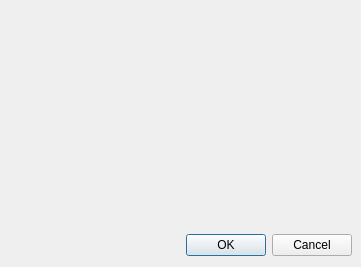
<?xml version="1.0" encoding="UTF-8"?>
<ui version="4.0">
 <class>ScalarBarDialog</class>
 <widget class="QDialog" name="ScalarBarDialog">
  <property name="geometry">
   <rect>
    <x>0</x>
    <y>0</y>
    <width>361</width>
    <height>267</height>
   </rect>
  </property>
  <property name="windowTitle">
   <string>Color Legend Setting</string>
  </property>
  <layout class="QVBoxLayout" name="verticalLayout" stretch="1,0">
   <property name="leftMargin">
    <number>0</number>
   </property>
   <property name="topMargin">
    <number>0</number>
   </property>
   <property name="rightMargin">
    <number>0</number>
   </property>
   <item>
    <widget class="ScalarBarWidget" name="widget" native="true"/>
   </item>
   <item>
    <layout class="QHBoxLayout" name="horizontalLayout">
     <property name="leftMargin">
      <number>9</number>
     </property>
     <property name="rightMargin">
      <number>9</number>
     </property>
     <item>
      <widget class="QDialogButtonBox" name="buttonBox">
       <property name="orientation">
        <enum>Qt::Horizontal</enum>
       </property>
       <property name="standardButtons">
        <set>QDialogButtonBox::Cancel|QDialogButtonBox::Ok</set>
       </property>
      </widget>
     </item>
    </layout>
   </item>
  </layout>
 </widget>
 <customwidgets>
  <customwidget>
   <class>ScalarBarWidget</class>
   <extends>QWidget</extends>
   <header>scalarbarwidget.h</header>
   <container>1</container>
  </customwidget>
 </customwidgets>
 <resources/>
 <connections>
  <connection>
   <sender>buttonBox</sender>
   <signal>accepted()</signal>
   <receiver>ScalarBarDialog</receiver>
   <slot>accept()</slot>
   <hints>
    <hint type="sourcelabel">
     <x>248</x>
     <y>254</y>
    </hint>
    <hint type="destinationlabel">
     <x>157</x>
     <y>274</y>
    </hint>
   </hints>
  </connection>
  <connection>
   <sender>buttonBox</sender>
   <signal>rejected()</signal>
   <receiver>ScalarBarDialog</receiver>
   <slot>reject()</slot>
   <hints>
    <hint type="sourcelabel">
     <x>316</x>
     <y>260</y>
    </hint>
    <hint type="destinationlabel">
     <x>286</x>
     <y>274</y>
    </hint>
   </hints>
  </connection>
 </connections>
</ui>
